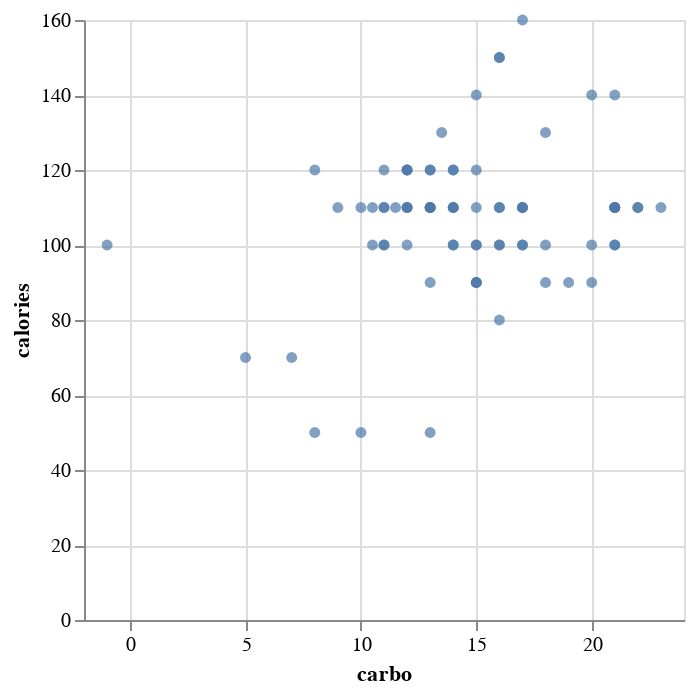

Notebook source saved alongside this figure:
### Code cell
alt.Chart(data).mark_circle().encode(x="carbo", y="calories")

### Figure 1 — Vega-Lite specification as saved in the notebook (floating-point values rounded to 4 significant figures)
{"config": {"view": {"continuousWidth": 300, "continuousHeight": 300}}, "data": {"name": "data-2eb41b6177a7d7d05d59e2e23e30ed55"}, "mark": {"type": "circle"}, "encoding": {"x": {"field": "carbo", "type": "quantitative"}, "y": {"field": "calories", "type": "quantitative"}}, "$schema": "https://vega.github.io/schema/vega-lite/v5.20.1.json", "datasets": {"data-2eb41b6177a7d7d05d59e2e23e30ed55": [{"name": "100% Bran", "mfr": "N", "type": "C", "calories": 70, "protein": 4, "fat": 1, "sodium": 130, "fiber": 10.0, "carbo": 5.0, "sugars": 6, "potass": 280, "vitamins": 25, "shelf": 3, "weight": 1.0, "cups": 0.33, "rating": 68.4}, {"name": "100% Natural Bran", "mfr": "Q", "type": "C", "calories": 120, "protein": 3, "fat": 5, "sodium": 15, "fiber": 2.0, "carbo": 8.0, "sugars": 8, "potass": 135, "vitamins": 0, "shelf": 3, "weight": 1.0, "cups": 1.0, "rating": 33.98}, {"name": "All-Bran", "mfr": "K", "type": "C", "calories": 70, "protein": 4, "fat": 1, "sodium": 260, "fiber": 9.0, "carbo": 7.0, "sugars": 5, "potass": 320, "vitamins": 25, "shelf": 3, "weight": 1.0, "cups": 0.33, "rating": 59.43}, {"name": "All-Bran with Extra Fiber", "mfr": "K", "type": "C", "calories": 50, "protein": 4, "fat": 0, "sodium": 140, "fiber": 14.0, "carbo": 8.0, "sugars": 0, "potass": 330, "vitamins": 25, "shelf": 3, "weight": 1.0, "cups": 0.5, "rating": 93.7}, {"name": "Almond Delight", "mfr": "R", "type": "C", "calories": 110, "protein": 2, "fat": 2, "sodium": 200, "fiber": 1.0, "carbo": 14.0, "sugars": 8, "potass": -1, "vitamins": 25, "shelf": 3, "weight": 1.0, "cups": 0.75, "rating": 34.38}, {"name": "Apple Cinnamon Cheerios", "mfr": "G", "type": "C", "calories": 110, "protein": 2, "fat": 2, "sodium": 180, "fiber": 1.5, "carbo": 10.5, "sugars": 10, "potass": 70, "vitamins": 25, "shelf": 1, "weight": 1.0, "cups": 0.75, "rating": 29.51}, {"name": "Apple Jacks", "mfr": "K", "type": "C", "calories": 110, "protein": 2, "fat": 0, "sodium": 125, "fiber": 1.0, "carbo": 11.0, "sugars": 14, "potass": 30, "vitamins": 25, "shelf": 2, "weight": 1.0, "cups": 1.0, "rating": 33.17}, {"name": "Basic 4", "mfr": "G", "type": "C", "calories": 130, "protein": 3, "fat": 2, "sodium": 210, "fiber": 2.0, "carbo": 18.0, "sugars": 8, "potass": 100, "vitamins": 25, "shelf": 3, "weight": 1.33, "cups": 0.75, "rating": 37.04}, {"name": "Bran Chex", "mfr": "R", "type": "C", "calories": 90, "protein": 2, "fat": 1, "sodium": 200, "fiber": 4.0, "carbo": 15.0, "sugars": 6, "potass": 125, "vitamins": 25, "shelf": 1, "weight": 1.0, "cups": 0.67, "rating": 49.12}, {"name": "Bran Flakes", "mfr": "P", "type": "C", "calories": 90, "protein": 3, "fat": 0, "sodium": 210, "fiber": 5.0, "carbo": 13.0, "sugars": 5, "potass": 190, "vitamins": 25, "shelf": 3, "weight": 1.0, "cups": 0.67, "rating": 53.31}, {"name": "Cap'n'Crunch", "mfr": "Q", "type": "C", "calories": 120, "protein": 1, "fat": 2, "sodium": 220, "fiber": 0.0, "carbo": 12.0, "sugars": 12, "potass": 35, "vitamins": 25, "shelf": 2, "weight": 1.0, "cups": 0.75, "rating": 18.04}, {"name": "Cheerios", "mfr": "G", "type": "C", "calories": 110, "protein": 6, "fat": 2, "sodium": 290, "fiber": 2.0, "carbo": 17.0, "sugars": 1, "potass": 105, "vitamins": 25, "shelf": 1, "weight": 1.0, "cups": 1.25, "rating": 50.76}, {"name": "Cinnamon Toast Crunch", "mfr": "G", "type": "C", "calories": 120, "protein": 1, "fat": 3, "sodium": 210, "fiber": 0.0, "carbo": 13.0, "sugars": 9, "potass": 45, "vitamins": 25, "shelf": 2, "weight": 1.0, "cups": 0.75, "rating": 19.82}, {"name": "Clusters", "mfr": "G", "type": "C", "calories": 110, "protein": 3, "fat": 2, "sodium": 140, "fiber": 2.0, "carbo": 13.0, "sugars": 7, "potass": 105, "vitamins": 25, "shelf": 3, "weight": 1.0, "cups": 0.5, "rating": 40.4}, {"name": "Cocoa Puffs", "mfr": "G", "type": "C", "calories": 110, "protein": 1, "fat": 1, "sodium": 180, "fiber": 0.0, "carbo": 12.0, "sugars": 13, "potass": 55, "vitamins": 25, "shelf": 2, "weight": 1.0, "cups": 1.0, "rating": 22.74}, {"name": "Corn Chex", "mfr": "R", "type": "C", "calories": 110, "protein": 2, "fat": 0, "sodium": 280, "fiber": 0.0, "carbo": 22.0, "sugars": 3, "potass": 25, "vitamins": 25, "shelf": 1, "weight": 1.0, "cups": 1.0, "rating": 41.45}, {"name": "Corn Flakes", "mfr": "K", "type": "C", "calories": 100, "protein": 2, "fat": 0, "sodium": 290, "fiber": 1.0, "carbo": 21.0, "sugars": 2, "potass": 35, "vitamins": 25, "shelf": 1, "weight": 1.0, "cups": 1.0, "rating": 45.86}, {"name": "Corn Pops", "mfr": "K", "type": "C", "calories": 110, "protein": 1, "fat": 0, "sodium": 90, "fiber": 1.0, "carbo": 13.0, "sugars": 12, "potass": 20, "vitamins": 25, "shelf": 2, "weight": 1.0, "cups": 1.0, "rating": 35.78}, {"name": "Count Chocula", "mfr": "G", "type": "C", "calories": 110, "protein": 1, "fat": 1, "sodium": 180, "fiber": 0.0, "carbo": 12.0, "sugars": 13, "potass": 65, "vitamins": 25, "shelf": 2, "weight": 1.0, "cups": 1.0, "rating": 22.4}, {"name": "Cracklin' Oat Bran", "mfr": "K", "type": "C", "calories": 110, "protein": 3, "fat": 3, "sodium": 140, "fiber": 4.0, "carbo": 10.0, "sugars": 7, "potass": 160, "vitamins": 25, "shelf": 3, "weight": 1.0, "cups": 0.5, "rating": 40.45}, {"name": "Cream of Wheat (Quick)", "mfr": "N", "type": "H", "calories": 100, "protein": 3, "fat": 0, "sodium": 80, "fiber": 1.0, "carbo": 21.0, "sugars": 0, "potass": -1, "vitamins": 0, "shelf": 2, "weight": 1.0, "cups": 1.0, "rating": 64.53}, {"name": "Crispix", "mfr": "K", "type": "C", "calories": 110, "protein": 2, "fat": 0, "sodium": 220, "fiber": 1.0, "carbo": 21.0, "sugars": 3, "potass": 30, "vitamins": 25, "shelf": 3, "weight": 1.0, "cups": 1.0, "rating": 46.9}, {"name": "Crispy Wheat & Raisins", "mfr": "G", "type": "C", "calories": 100, "protein": 2, "fat": 1, "sodium": 140, "fiber": 2.0, "carbo": 11.0, "sugars": 10, "potass": 120, "vitamins": 25, "shelf": 3, "weight": 1.0, "cups": 0.75, "rating": 36.18}, {"name": "Double Chex", "mfr": "R", "type": "C", "calories": 100, "protein": 2, "fat": 0, "sodium": 190, "fiber": 1.0, "carbo": 18.0, "sugars": 5, "potass": 80, "vitamins": 25, "shelf": 3, "weight": 1.0, "cups": 0.75, "rating": 44.33}, {"name": "Froot Loops", "mfr": "K", "type": "C", "calories": 110, "protein": 2, "fat": 1, "sodium": 125, "fiber": 1.0, "carbo": 11.0, "sugars": 13, "potass": 30, "vitamins": 25, "shelf": 2, "weight": 1.0, "cups": 1.0, "rating": 32.21}, {"name": "Frosted Flakes", "mfr": "K", "type": "C", "calories": 110, "protein": 1, "fat": 0, "sodium": 200, "fiber": 1.0, "carbo": 14.0, "sugars": 11, "potass": 25, "vitamins": 25, "shelf": 1, "weight": 1.0, "cups": 0.75, "rating": 31.44}, {"name": "Frosted Mini-Wheats", "mfr": "K", "type": "C", "calories": 100, "protein": 3, "fat": 0, "sodium": 0, "fiber": 3.0, "carbo": 14.0, "sugars": 7, "potass": 100, "vitamins": 25, "shelf": 2, "weight": 1.0, "cups": 0.8, "rating": 58.35}, {"name": "Fruit & Fibre Dates; Walnuts; and Oats", "mfr": "P", "type": "C", "calories": 120, "protein": 3, "fat": 2, "sodium": 160, "fiber": 5.0, "carbo": 12.0, "sugars": 10, "potass": 200, "vitamins": 25, "shelf": 3, "weight": 1.25, "cups": 0.67, "rating": 40.92}, {"name": "Fruitful Bran", "mfr": "K", "type": "C", "calories": 120, "protein": 3, "fat": 0, "sodium": 240, "fiber": 5.0, "carbo": 14.0, "sugars": 12, "potass": 190, "vitamins": 25, "shelf": 3, "weight": 1.33, "cups": 0.67, "rating": 41.02}, {"name": "Fruity Pebbles", "mfr": "P", "type": "C", "calories": 110, "protein": 1, "fat": 1, "sodium": 135, "fiber": 0.0, "carbo": 13.0, "sugars": 12, "potass": 25, "vitamins": 25, "shelf": 2, "weight": 1.0, "cups": 0.75, "rating": 28.03}, {"name": "Golden Crisp", "mfr": "P", "type": "C", "calories": 100, "protein": 2, "fat": 0, "sodium": 45, "fiber": 0.0, "carbo": 11.0, "sugars": 15, "potass": 40, "vitamins": 25, "shelf": 1, "weight": 1.0, "cups": 0.88, "rating": 35.25}, {"name": "Golden Grahams", "mfr": "G", "type": "C", "calories": 110, "protein": 1, "fat": 1, "sodium": 280, "fiber": 0.0, "carbo": 15.0, "sugars": 9, "potass": 45, "vitamins": 25, "shelf": 2, "weight": 1.0, "cups": 0.75, "rating": 23.8}, {"name": "Grape Nuts Flakes", "mfr": "P", "type": "C", "calories": 100, "protein": 3, "fat": 1, "sodium": 140, "fiber": 3.0, "carbo": 15.0, "sugars": 5, "potass": 85, "vitamins": 25, "shelf": 3, "weight": 1.0, "cups": 0.88, "rating": 52.08}, {"name": "Grape-Nuts", "mfr": "P", "type": "C", "calories": 110, "protein": 3, "fat": 0, "sodium": 170, "fiber": 3.0, "carbo": 17.0, "sugars": 3, "potass": 90, "vitamins": 25, "shelf": 3, "weight": 1.0, "cups": 0.25, "rating": 53.37}, {"name": "Great Grains Pecan", "mfr": "P", "type": "C", "calories": 120, "protein": 3, "fat": 3, "sodium": 75, "fiber": 3.0, "carbo": 13.0, "sugars": 4, "potass": 100, "vitamins": 25, "shelf": 3, "weight": 1.0, "cups": 0.33, "rating": 45.81}, {"name": "Honey Graham Ohs", "mfr": "Q", "type": "C", "calories": 120, "protein": 1, "fat": 2, "sodium": 220, "fiber": 1.0, "carbo": 12.0, "sugars": 11, "potass": 45, "vitamins": 25, "shelf": 2, "weight": 1.0, "cups": 1.0, "rating": 21.87}, {"name": "Honey Nut Cheerios", "mfr": "G", "type": "C", "calories": 110, "protein": 3, "fat": 1, "sodium": 250, "fiber": 1.5, "carbo": 11.5, "sugars": 10, "potass": 90, "vitamins": 25, "shelf": 1, "weight": 1.0, "cups": 0.75, "rating": 31.07}, {"name": "Honey-comb", "mfr": "P", "type": "C", "calories": 110, "protein": 1, "fat": 0, "sodium": 180, "fiber": 0.0, "carbo": 14.0, "sugars": 11, "potass": 35, "vitamins": 25, "shelf": 1, "weight": 1.0, "cups": 1.33, "rating": 28.74}, {"name": "Just Right Crunchy  Nuggets", "mfr": "K", "type": "C", "calories": 110, "protein": 2, "fat": 1, "sodium": 170, "fiber": 1.0, "carbo": 17.0, "sugars": 6, "potass": 60, "vitamins": 100, "shelf": 3, "weight": 1.0, "cups": 1.0, "rating": 36.52}, {"name": "Just Right Fruit & Nut", "mfr": "K", "type": "C", "calories": 140, "protein": 3, "fat": 1, "sodium": 170, "fiber": 2.0, "carbo": 20.0, "sugars": 9, "potass": 95, "vitamins": 100, "shelf": 3, "weight": 1.3, "cups": 0.75, "rating": 36.47}, {"name": "Kix", "mfr": "G", "type": "C", "calories": 110, "protein": 2, "fat": 1, "sodium": 260, "fiber": 0.0, "carbo": 21.0, "sugars": 3, "potass": 40, "vitamins": 25, "shelf": 2, "weight": 1.0, "cups": 1.5, "rating": 39.24}, {"name": "Life", "mfr": "Q", "type": "C", "calories": 100, "protein": 4, "fat": 2, "sodium": 150, "fiber": 2.0, "carbo": 12.0, "sugars": 6, "potass": 95, "vitamins": 25, "shelf": 2, "weight": 1.0, "cups": 0.67, "rating": 45.33}, {"name": "Lucky Charms", "mfr": "G", "type": "C", "calories": 110, "protein": 2, "fat": 1, "sodium": 180, "fiber": 0.0, "carbo": 12.0, "sugars": 12, "potass": 55, "vitamins": 25, "shelf": 2, "weight": 1.0, "cups": 1.0, "rating": 26.73}, {"name": "Maypo", "mfr": "A", "type": "H", "calories": 100, "protein": 4, "fat": 1, "sodium": 0, "fiber": 0.0, "carbo": 16.0, "sugars": 3, "potass": 95, "vitamins": 25, "shelf": 2, "weight": 1.0, "cups": 1.0, "rating": 54.85}, {"name": "Muesli Raisins; Dates; & Almonds", "mfr": "R", "type": "C", "calories": 150, "protein": 4, "fat": 3, "sodium": 95, "fiber": 3.0, "carbo": 16.0, "sugars": 11, "potass": 170, "vitamins": 25, "shelf": 3, "weight": 1.0, "cups": 1.0, "rating": 37.14}, {"name": "Muesli Raisins; Peaches; & Pecans", "mfr": "R", "type": "C", "calories": 150, "protein": 4, "fat": 3, "sodium": 150, "fiber": 3.0, "carbo": 16.0, "sugars": 11, "potass": 170, "vitamins": 25, "shelf": 3, "weight": 1.0, "cups": 1.0, "rating": 34.14}, {"name": "Mueslix Crispy Blend", "mfr": "K", "type": "C", "calories": 160, "protein": 3, "fat": 2, "sodium": 150, "fiber": 3.0, "carbo": 17.0, "sugars": 13, "potass": 160, "vitamins": 25, "shelf": 3, "weight": 1.5, "cups": 0.67, "rating": 30.31}, {"name": "Multi-Grain Cheerios", "mfr": "G", "type": "C", "calories": 100, "protein": 2, "fat": 1, "sodium": 220, "fiber": 2.0, "carbo": 15.0, "sugars": 6, "potass": 90, "vitamins": 25, "shelf": 1, "weight": 1.0, "cups": 1.0, "rating": 40.11}, {"name": "Nut&Honey Crunch", "mfr": "K", "type": "C", "calories": 120, "protein": 2, "fat": 1, "sodium": 190, "fiber": 0.0, "carbo": 15.0, "sugars": 9, "potass": 40, "vitamins": 25, "shelf": 2, "weight": 1.0, "cups": 0.67, "rating": 29.92}, {"name": "Nutri-Grain Almond-Raisin", "mfr": "K", "type": "C", "calories": 140, "protein": 3, "fat": 2, "sodium": 220, "fiber": 3.0, "carbo": 21.0, "sugars": 7, "potass": 130, "vitamins": 25, "shelf": 3, "weight": 1.33, "cups": 0.67, "rating": 40.69}, {"name": "Nutri-grain Wheat", "mfr": "K", "type": "C", "calories": 90, "protein": 3, "fat": 0, "sodium": 170, "fiber": 3.0, "carbo": 18.0, "sugars": 2, "potass": 90, "vitamins": 25, "shelf": 3, "weight": 1.0, "cups": 1.0, "rating": 59.64}, {"name": "Oatmeal Raisin Crisp", "mfr": "G", "type": "C", "calories": 130, "protein": 3, "fat": 2, "sodium": 170, "fiber": 1.5, "carbo": 13.5, "sugars": 10, "potass": 120, "vitamins": 25, "shelf": 3, "weight": 1.25, "cups": 0.5, "rating": 30.45}, {"name": "Post Nat. Raisin Bran", "mfr": "P", "type": "C", "calories": 120, "protein": 3, "fat": 1, "sodium": 200, "fiber": 6.0, "carbo": 11.0, "sugars": 14, "potass": 260, "vitamins": 25, "shelf": 3, "weight": 1.33, "cups": 0.67, "rating": 37.84}, {"name": "Product 19", "mfr": "K", "type": "C", "calories": 100, "protein": 3, "fat": 0, "sodium": 320, "fiber": 1.0, "carbo": 20.0, "sugars": 3, "potass": 45, "vitamins": 100, "shelf": 3, "weight": 1.0, "cups": 1.0, "rating": 41.5}, {"name": "Puffed Rice", "mfr": "Q", "type": "C", "calories": 50, "protein": 1, "fat": 0, "sodium": 0, "fiber": 0.0, "carbo": 13.0, "sugars": 0, "potass": 15, "vitamins": 0, "shelf": 3, "weight": 0.5, "cups": 1.0, "rating": 60.76}, {"name": "Puffed Wheat", "mfr": "Q", "type": "C", "calories": 50, "protein": 2, "fat": 0, "sodium": 0, "fiber": 1.0, "carbo": 10.0, "sugars": 0, "potass": 50, "vitamins": 0, "shelf": 3, "weight": 0.5, "cups": 1.0, "rating": 63.01}, {"name": "Quaker Oat Squares", "mfr": "Q", "type": "C", "calories": 100, "protein": 4, "fat": 1, "sodium": 135, "fiber": 2.0, "carbo": 14.0, "sugars": 6, "potass": 110, "vitamins": 25, "shelf": 3, "weight": 1.0, "cups": 0.5, "rating": 49.51}, {"name": "Quaker Oatmeal", "mfr": "Q", "type": "H", "calories": 100, "protein": 5, "fat": 2, "sodium": 0, "fiber": 2.7, "carbo": -1.0, "sugars": -1, "potass": 110, "vitamins": 0, "shelf": 1, "weight": 1.0, "cups": 0.67, "rating": 50.83}, {"name": "Raisin Bran", "mfr": "K", "type": "C", "calories": 120, "protein": 3, "fat": 1, "sodium": 210, "fiber": 5.0, "carbo": 14.0, "sugars": 12, "potass": 240, "vitamins": 25, "shelf": 2, "weight": 1.33, "cups": 0.75, "rating": 39.26}, {"name": "Raisin Nut Bran", "mfr": "G", "type": "C", "calories": 100, "protein": 3, "fat": 2, "sodium": 140, "fiber": 2.5, "carbo": 10.5, "sugars": 8, "potass": 140, "vitamins": 25, "shelf": 3, "weight": 1.0, "cups": 0.5, "rating": 39.7}, {"name": "Raisin Squares", "mfr": "K", "type": "C", "calories": 90, "protein": 2, "fat": 0, "sodium": 0, "fiber": 2.0, "carbo": 15.0, "sugars": 6, "potass": 110, "vitamins": 25, "shelf": 3, "weight": 1.0, "cups": 0.5, "rating": 55.33}, {"name": "Rice Chex", "mfr": "R", "type": "C", "calories": 110, "protein": 1, "fat": 0, "sodium": 240, "fiber": 0.0, "carbo": 23.0, "sugars": 2, "potass": 30, "vitamins": 25, "shelf": 1, "weight": 1.0, "cups": 1.13, "rating": 42.0}, {"name": "Rice Krispies", "mfr": "K", "type": "C", "calories": 110, "protein": 2, "fat": 0, "sodium": 290, "fiber": 0.0, "carbo": 22.0, "sugars": 3, "potass": 35, "vitamins": 25, "shelf": 1, "weight": 1.0, "cups": 1.0, "rating": 40.56}, {"name": "Shredded Wheat", "mfr": "N", "type": "C", "calories": 80, "protein": 2, "fat": 0, "sodium": 0, "fiber": 3.0, "carbo": 16.0, "sugars": 0, "potass": 95, "vitamins": 0, "shelf": 1, "weight": 0.83, "cups": 1.0, "rating": 68.24}, {"name": "Shredded Wheat 'n'Bran", "mfr": "N", "type": "C", "calories": 90, "protein": 3, "fat": 0, "sodium": 0, "fiber": 4.0, "carbo": 19.0, "sugars": 0, "potass": 140, "vitamins": 0, "shelf": 1, "weight": 1.0, "cups": 0.67, "rating": 74.47}, {"name": "Shredded Wheat spoon size", "mfr": "N", "type": "C", "calories": 90, "protein": 3, "fat": 0, "sodium": 0, "fiber": 3.0, "carbo": 20.0, "sugars": 0, "potass": 120, "vitamins": 0, "shelf": 1, "weight": 1.0, "cups": 0.67, "rating": 72.8}, {"name": "Smacks", "mfr": "K", "type": "C", "calories": 110, "protein": 2, "fat": 1, "sodium": 70, "fiber": 1.0, "carbo": 9.0, "sugars": 15, "potass": 40, "vitamins": 25, "shelf": 2, "weight": 1.0, "cups": 0.75, "rating": 31.23}, {"name": "Special K", "mfr": "K", "type": "C", "calories": 110, "protein": 6, "fat": 0, "sodium": 230, "fiber": 1.0, "carbo": 16.0, "sugars": 3, "potass": 55, "vitamins": 25, "shelf": 1, "weight": 1.0, "cups": 1.0, "rating": 53.13}, {"name": "Strawberry Fruit Wheats", "mfr": "N", "type": "C", "calories": 90, "protein": 2, "fat": 0, "sodium": 15, "fiber": 3.0, "carbo": 15.0, "sugars": 5, "potass": 90, "vitamins": 25, "shelf": 2, "weight": 1.0, "cups": 1.0, "rating": 59.36}, {"name": "Total Corn Flakes", "mfr": "G", "type": "C", "calories": 110, "protein": 2, "fat": 1, "sodium": 200, "fiber": 0.0, "carbo": 21.0, "sugars": 3, "potass": 35, "vitamins": 100, "shelf": 3, "weight": 1.0, "cups": 1.0, "rating": 38.84}, {"name": "Total Raisin Bran", "mfr": "G", "type": "C", "calories": 140, "protein": 3, "fat": 1, "sodium": 190, "fiber": 4.0, "carbo": 15.0, "sugars": 14, "potass": 230, "vitamins": 100, "shelf": 3, "weight": 1.5, "cups": 1.0, "rating": 28.59}, {"name": "Total Whole Grain", "mfr": "G", "type": "C", "calories": 100, "protein": 3, "fat": 1, "sodium": 200, "fiber": 3.0, "carbo": 16.0, "sugars": 3, "potass": 110, "vitamins": 100, "shelf": 3, "weight": 1.0, "cups": 1.0, "rating": 46.66}, {"name": "Triples", "mfr": "G", "type": "C", "calories": 110, "protein": 2, "fat": 1, "sodium": 250, "fiber": 0.0, "carbo": 21.0, "sugars": 3, "potass": 60, "vitamins": 25, "shelf": 3, "weight": 1.0, "cups": 0.75, "rating": 39.11}, {"name": "Trix", "mfr": "G", "type": "C", "calories": 110, "protein": 1, "fat": 1, "sodium": 140, "fiber": 0.0, "carbo": 13.0, "sugars": 12, "potass": 25, "vitamins": 25, "shelf": 2, "weight": 1.0, "cups": 1.0, "rating": 27.75}, {"name": "Wheat Chex", "mfr": "R", "type": "C", "calories": 100, "protein": 3, "fat": 1, "sodium": 230, "fiber": 3.0, "carbo": 17.0, "sugars": 3, "potass": 115, "vitamins": 25, "shelf": 1, "weight": 1.0, "cups": 0.67, "rating": 49.79}, {"name": "Wheaties", "mfr": "G", "type": "C", "calories": 100, "protein": 3, "fat": 1, "sodium": 200, "fiber": 3.0, "carbo": 17.0, "sugars": 3, "potass": 110, "vitamins": 25, "shelf": 1, "weight": 1.0, "cups": 1.0, "rating": 51.59}, {"name": "Wheaties Honey Gold", "mfr": "G", "type": "C", "calories": 110, "protein": 2, "fat": 1, "sodium": 200, "fiber": 1.0, "carbo": 16.0, "sugars": 8, "potass": 60, "vitamins": 25, "shelf": 1, "weight": 1.0, "cups": 0.75, "rating": 36.19}]}}
